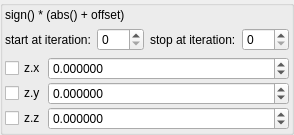
    <widget class="QGroupBox" name="groupBox_2">
     <property name="title">
      <string/>
     </property>
     <layout class="QVBoxLayout" name="verticalLayout_4">
      <property name="leftMargin">
       <number>2</number>
      </property>
      <property name="topMargin">
       <number>2</number>
      </property>
      <property name="rightMargin">
       <number>2</number>
      </property>
      <property name="bottomMargin">
       <number>2</number>
      </property>
      <item>
       <widget class="QLabel" name="label_145">
        <property name="text">
         <string>sign() * (abs() + offset)</string>
        </property>
       </widget>
      </item>
      <item>
       <layout class="QHBoxLayout" name="horizontalLayout_20" stretch="0,1,0,1">
        <item>
         <widget class="QLabel" name="label_101">
          <property name="text">
           <string>start at iteration:</string>
          </property>
         </widget>
        </item>
        <item>
         <widget class="MySpinBox" name="spinboxInt_transf_start_iterations_P">
          <property name="sizePolicy">
           <sizepolicy hsizetype="Minimum" vsizetype="Maximum">
            <horstretch>0</horstretch>
            <verstretch>0</verstretch>
           </sizepolicy>
          </property>
          <property name="minimum">
           <number>0</number>
          </property>
          <property name="maximum">
           <number>999</number>
          </property>
          <property name="value">
           <number>0</number>
          </property>
         </widget>
        </item>
        <item>
         <widget class="QLabel" name="label_73">
          <property name="text">
           <string>stop at iteration:</string>
          </property>
         </widget>
        </item>
        <item>
         <widget class="MySpinBox" name="spinboxInt_transf_stop_iterations_P1">
          <property name="sizePolicy">
           <sizepolicy hsizetype="Preferred" vsizetype="Maximum">
            <horstretch>0</horstretch>
            <verstretch>0</verstretch>
           </sizepolicy>
          </property>
          <property name="maximum">
           <number>999</number>
          </property>
         </widget>
        </item>
       </layout>
      </item>
      <item>
       <layout class="QGridLayout" name="gridLayout_4" columnstretch="0,1">
        <property name="spacing">
         <number>2</number>
        </property>
        <item row="1" column="1">
         <widget class="MyDoubleSpinBox" name="spinbox3_transf_offset_000_y">
          <property name="sizePolicy">
           <sizepolicy hsizetype="Minimum" vsizetype="Maximum">
            <horstretch>0</horstretch>
            <verstretch>0</verstretch>
           </sizepolicy>
          </property>
          <property name="prefix">
           <string/>
          </property>
          <property name="suffix">
           <string/>
          </property>
          <property name="decimals">
           <number>6</number>
          </property>
          <property name="minimum">
           <double>-99.989999999999995</double>
          </property>
          <property name="maximum">
           <double>99.989999999999995</double>
          </property>
          <property name="singleStep">
           <double>0.100000000000000</double>
          </property>
         </widget>
        </item>
        <item row="2" column="1">
         <widget class="MyDoubleSpinBox" name="spinbox3_transf_offset_000_z">
          <property name="sizePolicy">
           <sizepolicy hsizetype="Minimum" vsizetype="Maximum">
            <horstretch>0</horstretch>
            <verstretch>0</verstretch>
           </sizepolicy>
          </property>
          <property name="prefix">
           <string/>
          </property>
          <property name="suffix">
           <string/>
          </property>
          <property name="decimals">
           <number>6</number>
          </property>
          <property name="minimum">
           <double>-99.989999999999995</double>
          </property>
          <property name="maximum">
           <double>99.989999999999995</double>
          </property>
          <property name="singleStep">
           <double>0.100000000000000</double>
          </property>
         </widget>
        </item>
        <item row="0" column="1">
         <widget class="MyDoubleSpinBox" name="spinbox3_transf_offset_000_x">
          <property name="sizePolicy">
           <sizepolicy hsizetype="Minimum" vsizetype="Maximum">
            <horstretch>0</horstretch>
            <verstretch>0</verstretch>
           </sizepolicy>
          </property>
          <property name="prefix">
           <string/>
          </property>
          <property name="suffix">
           <string/>
          </property>
          <property name="decimals">
           <number>6</number>
          </property>
          <property name="minimum">
           <double>-99.989999999999995</double>
          </property>
          <property name="maximum">
           <double>99.989999999999995</double>
          </property>
          <property name="singleStep">
           <double>0.100000000000000</double>
          </property>
         </widget>
        </item>
        <item row="0" column="0">
         <widget class="MyCheckBox" name="checkBox_transf_function_enabledBx_false">
          <property name="text">
           <string notr="true">z.x</string>
          </property>
         </widget>
        </item>
        <item row="1" column="0">
         <widget class="MyCheckBox" name="checkBox_transf_function_enabledBy_false">
          <property name="text">
           <string notr="true">z.y</string>
          </property>
         </widget>
        </item>
        <item row="2" column="0">
         <widget class="MyCheckBox" name="checkBox_transf_function_enabledBz_false">
          <property name="text">
           <string notr="true">z.z</string>
          </property>
         </widget>
        </item>
       </layout>
      </item>
     </layout>
    </widget>
